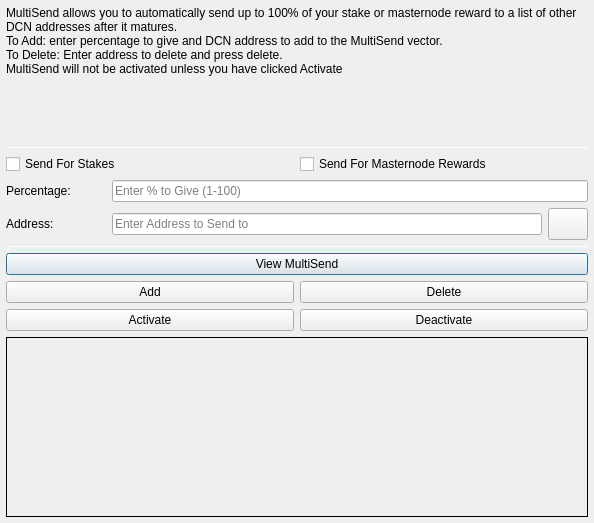
<?xml version="1.0" encoding="UTF-8"?>
<ui version="4.0">
 <class>MultiSendDialog</class>
 <widget class="QDialog" name="MultiSendDialog">
  <property name="windowModality">
   <enum>Qt::NonModal</enum>
  </property>
  <property name="geometry">
   <rect>
    <x>0</x>
    <y>0</y>
    <width>594</width>
    <height>523</height>
   </rect>
  </property>
  <property name="windowTitle">
   <string>MultiSend</string>
  </property>
  <layout class="QVBoxLayout" name="verticalLayout" stretch="0">
   <property name="leftMargin">
    <number>6</number>
   </property>
   <property name="topMargin">
    <number>6</number>
   </property>
   <property name="rightMargin">
    <number>6</number>
   </property>
   <property name="bottomMargin">
    <number>6</number>
   </property>
   <item>
    <layout class="QVBoxLayout" name="verticalLayout_Main" stretch="1,1,1,1,1,1">
     <item>
      <widget class="QLabel" name="label_2">
       <property name="lineWidth">
        <number>1</number>
       </property>
       <property name="text">
        <string>MultiSend allows you to automatically send up to 100% of your stake or masternode reward to a list of other DCN addresses after it matures.
To Add: enter percentage to give and DCN address to add to the MultiSend vector.
To Delete: Enter address to delete and press delete.
MultiSend will not be activated unless you have clicked Activate</string>
       </property>
       <property name="alignment">
        <set>Qt::AlignLeading|Qt::AlignLeft|Qt::AlignTop</set>
       </property>
       <property name="wordWrap">
        <bool>true</bool>
       </property>
      </widget>
     </item>
     <item>
      <widget class="Line" name="line">
       <property name="minimumSize">
        <size>
         <width>0</width>
         <height>1</height>
        </size>
       </property>
       <property name="maximumSize">
        <size>
         <width>16777215</width>
         <height>1</height>
        </size>
       </property>
       <property name="orientation">
        <enum>Qt::Horizontal</enum>
       </property>
      </widget>
     </item>
     <item>
      <layout class="QVBoxLayout" name="verticalLayout_Settings">
       <item>
        <layout class="QHBoxLayout" name="horizontalLayout">
         <item>
          <widget class="QCheckBox" name="multiSendStakeCheckBox">
           <property name="text">
            <string>Send For Stakes</string>
           </property>
          </widget>
         </item>
         <item>
          <widget class="QCheckBox" name="multiSendMasternodeCheckBox">
           <property name="text">
            <string>Send For Masternode Rewards</string>
           </property>
          </widget>
         </item>
        </layout>
       </item>
       <item>
        <layout class="QHBoxLayout" name="horizontalLayout_6">
         <item>
          <widget class="QLabel" name="label">
           <property name="minimumSize">
            <size>
             <width>100</width>
             <height>0</height>
            </size>
           </property>
           <property name="toolTip">
            <string>Percentage of stake to send</string>
           </property>
           <property name="text">
            <string>Percentage:</string>
           </property>
          </widget>
         </item>
         <item>
          <widget class="QLineEdit" name="multiSendPercentEdit">
           <property name="toolTip">
            <string>Enter whole numbers 1 - 100</string>
           </property>
           <property name="placeholderText">
            <string>Enter % to Give (1-100)</string>
           </property>
          </widget>
         </item>
        </layout>
       </item>
       <item>
        <layout class="QHBoxLayout" name="horizontalLayout_7">
         <item>
          <widget class="QLabel" name="label_5">
           <property name="minimumSize">
            <size>
             <width>100</width>
             <height>0</height>
            </size>
           </property>
           <property name="toolTip">
            <string>Address to send portion of stake to</string>
           </property>
           <property name="text">
            <string>Address:</string>
           </property>
          </widget>
         </item>
         <item>
          <widget class="QLineEdit" name="multiSendAddressEdit">
           <property name="toolTip">
            <string/>
           </property>
           <property name="placeholderText">
            <string>Enter Address to Send to</string>
           </property>
          </widget>
         </item>
         <item>
          <widget class="QPushButton" name="addressBookButton">
           <property name="maximumSize">
            <size>
             <width>16777215</width>
             <height>32</height>
            </size>
           </property>
           <property name="toolTip">
            <string>Choose an address from the address book</string>
           </property>
           <property name="text">
            <string/>
           </property>
           <property name="icon">
            <iconset resource="../democoin.qrc">
             <normaloff>:/icons/address-book</normaloff>:/icons/address-book</iconset>
           </property>
           <property name="shortcut">
            <string>Alt+A</string>
           </property>
           <property name="autoDefault">
            <bool>false</bool>
           </property>
          </widget>
         </item>
        </layout>
       </item>
      </layout>
     </item>
     <item>
      <widget class="Line" name="line_2">
       <property name="minimumSize">
        <size>
         <width>0</width>
         <height>1</height>
        </size>
       </property>
       <property name="maximumSize">
        <size>
         <width>16777215</width>
         <height>1</height>
        </size>
       </property>
       <property name="orientation">
        <enum>Qt::Horizontal</enum>
       </property>
      </widget>
     </item>
     <item>
      <layout class="QVBoxLayout" name="verticalLayout_Buttons">
       <item>
        <layout class="QHBoxLayout" name="horizontalLayout_4">
         <item>
          <widget class="QPushButton" name="viewButton">
           <property name="toolTip">
            <string/>
           </property>
           <property name="statusTip">
            <string>View MultiSend Vector</string>
           </property>
           <property name="text">
            <string>View MultiSend</string>
           </property>
          </widget>
         </item>
        </layout>
       </item>
       <item>
        <layout class="QHBoxLayout" name="horizontalLayout_2">
         <item>
          <widget class="QPushButton" name="addButton">
           <property name="toolTip">
            <string/>
           </property>
           <property name="statusTip">
            <string>Add to MultiSend Vector</string>
           </property>
           <property name="text">
            <string>Add</string>
           </property>
          </widget>
         </item>
         <item>
          <widget class="QPushButton" name="deleteButton">
           <property name="toolTip">
            <string/>
           </property>
           <property name="statusTip">
            <string>Delete Address From MultiSend Vector</string>
           </property>
           <property name="text">
            <string>Delete</string>
           </property>
          </widget>
         </item>
        </layout>
       </item>
       <item>
        <layout class="QHBoxLayout" name="horizontalLayout_5">
         <item>
          <widget class="QPushButton" name="activateButton">
           <property name="statusTip">
            <string>Activate MultiSend</string>
           </property>
           <property name="text">
            <string>Activate</string>
           </property>
          </widget>
         </item>
         <item>
          <widget class="QPushButton" name="disableButton">
           <property name="statusTip">
            <string>Deactivate MultiSend</string>
           </property>
           <property name="text">
            <string>Deactivate</string>
           </property>
          </widget>
         </item>
        </layout>
       </item>
      </layout>
     </item>
     <item>
      <widget class="QLabel" name="message">
       <property name="minimumSize">
        <size>
         <width>0</width>
         <height>180</height>
        </size>
       </property>
       <property name="frameShape">
        <enum>QFrame::Panel</enum>
       </property>
       <property name="frameShadow">
        <enum>QFrame::Plain</enum>
       </property>
       <property name="lineWidth">
        <number>1</number>
       </property>
       <property name="midLineWidth">
        <number>1</number>
       </property>
       <property name="text">
        <string/>
       </property>
       <property name="alignment">
        <set>Qt::AlignLeading|Qt::AlignLeft|Qt::AlignTop</set>
       </property>
       <property name="wordWrap">
        <bool>true</bool>
       </property>
      </widget>
     </item>
    </layout>
   </item>
  </layout>
 </widget>
 <resources>
  <include location="../democoin.qrc"/>
 </resources>
 <connections/>
</ui>
